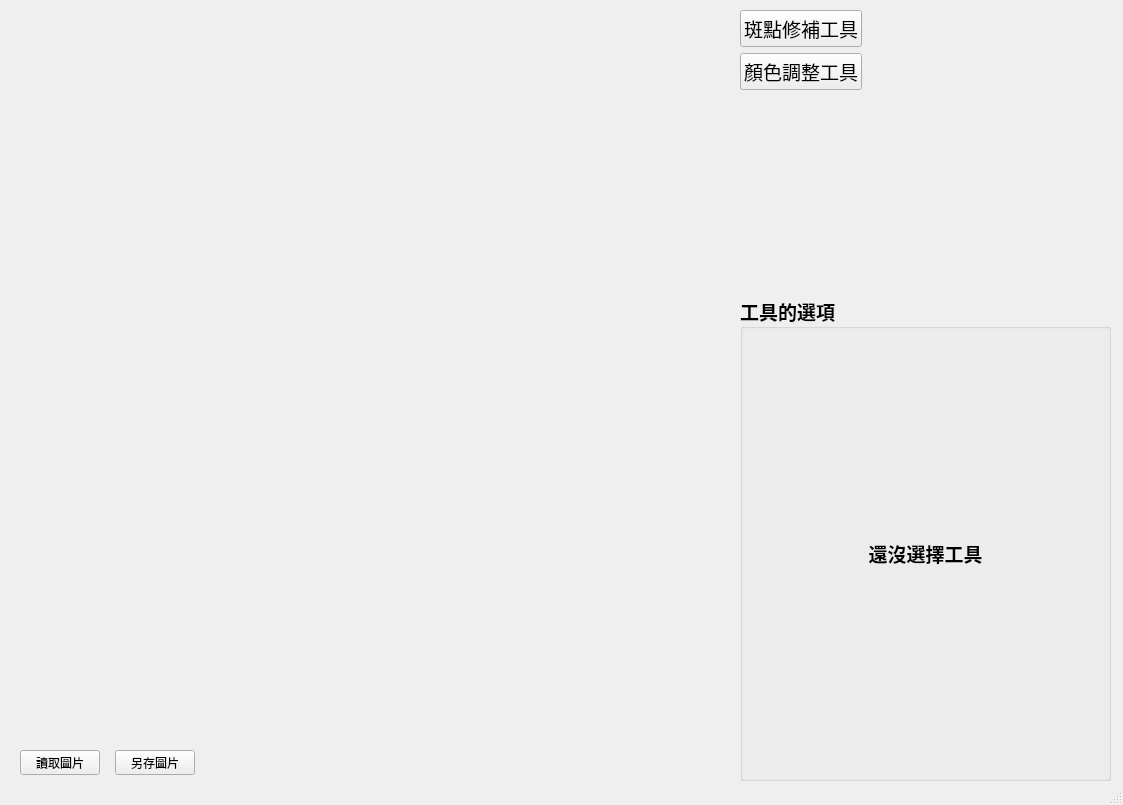
<?xml version="1.0" encoding="UTF-8"?>
<ui version="4.0">
 <class>MainWindow</class>
 <widget class="QMainWindow" name="MainWindow">
  <property name="geometry">
   <rect>
    <x>0</x>
    <y>0</y>
    <width>1123</width>
    <height>805</height>
   </rect>
  </property>
  <property name="minimumSize">
   <size>
    <width>1123</width>
    <height>805</height>
   </size>
  </property>
  <property name="windowTitle">
   <string>Simple Photoshop Acne Removal</string>
  </property>
  <widget class="QWidget" name="centralwidget">
   <property name="sizePolicy">
    <sizepolicy hsizetype="Preferred" vsizetype="Preferred">
     <horstretch>0</horstretch>
     <verstretch>0</verstretch>
    </sizepolicy>
   </property>
   <widget class="QWidget" name="horizontalLayoutWidget">
    <property name="geometry">
     <rect>
      <x>20</x>
      <y>750</y>
      <width>701</width>
      <height>25</height>
     </rect>
    </property>
    <layout class="QHBoxLayout" name="horizontalLayout">
     <property name="spacing">
      <number>15</number>
     </property>
     <item>
      <widget class="QPushButton" name="read_image_btn">
       <property name="sizePolicy">
        <sizepolicy hsizetype="Fixed" vsizetype="Fixed">
         <horstretch>0</horstretch>
         <verstretch>0</verstretch>
        </sizepolicy>
       </property>
       <property name="text">
        <string>讀取圖片</string>
       </property>
      </widget>
     </item>
     <item>
      <widget class="QPushButton" name="save_image_btn">
       <property name="sizePolicy">
        <sizepolicy hsizetype="Fixed" vsizetype="Fixed">
         <horstretch>0</horstretch>
         <verstretch>0</verstretch>
        </sizepolicy>
       </property>
       <property name="text">
        <string>另存圖片</string>
       </property>
      </widget>
     </item>
     <item>
      <spacer name="horizontalSpacer">
       <property name="orientation">
        <enum>Qt::Horizontal</enum>
       </property>
       <property name="sizeHint" stdset="0">
        <size>
         <width>20</width>
         <height>20</height>
        </size>
       </property>
      </spacer>
     </item>
    </layout>
   </widget>
   <widget class="QWidget" name="verticalLayoutWidget_3">
    <property name="geometry">
     <rect>
      <x>740</x>
      <y>10</y>
      <width>371</width>
      <height>771</height>
     </rect>
    </property>
    <layout class="QVBoxLayout" name="verticalLayout_3">
     <item>
      <layout class="QVBoxLayout" name="btn_vl">
       <property name="spacing">
        <number>6</number>
       </property>
       <property name="sizeConstraint">
        <enum>QLayout::SetDefaultConstraint</enum>
       </property>
       <item>
        <widget class="QPushButton" name="spot_repairing_btn">
         <property name="sizePolicy">
          <sizepolicy hsizetype="Fixed" vsizetype="Maximum">
           <horstretch>0</horstretch>
           <verstretch>0</verstretch>
          </sizepolicy>
         </property>
         <property name="font">
          <font>
           <family>Agency FB</family>
           <pointsize>14</pointsize>
          </font>
         </property>
         <property name="text">
          <string>斑點修補工具</string>
         </property>
        </widget>
       </item>
       <item>
        <widget class="QPushButton" name="color_adjust_btn">
         <property name="sizePolicy">
          <sizepolicy hsizetype="Fixed" vsizetype="Maximum">
           <horstretch>0</horstretch>
           <verstretch>0</verstretch>
          </sizepolicy>
         </property>
         <property name="font">
          <font>
           <family>Agency FB</family>
           <pointsize>14</pointsize>
          </font>
         </property>
         <property name="text">
          <string>顏色調整工具</string>
         </property>
        </widget>
       </item>
      </layout>
     </item>
     <item>
      <spacer name="verticalSpacer_2">
       <property name="orientation">
        <enum>Qt::Vertical</enum>
       </property>
       <property name="sizeType">
        <enum>QSizePolicy::Preferred</enum>
       </property>
       <property name="sizeHint" stdset="0">
        <size>
         <width>20</width>
         <height>200</height>
        </size>
       </property>
      </spacer>
     </item>
     <item>
      <widget class="QGroupBox" name="selected_tool_gb">
       <property name="sizePolicy">
        <sizepolicy hsizetype="Preferred" vsizetype="Preferred">
         <horstretch>0</horstretch>
         <verstretch>0</verstretch>
        </sizepolicy>
       </property>
       <property name="font">
        <font>
         <family>Agency FB</family>
         <pointsize>14</pointsize>
         <weight>75</weight>
         <bold>true</bold>
        </font>
       </property>
       <property name="title">
        <string>工具的選項</string>
       </property>
       <layout class="QVBoxLayout" name="verticalLayout">
        <item>
         <layout class="QVBoxLayout" name="current_tool_vl">
          <item>
           <widget class="QLabel" name="selected_tool_lb">
            <property name="sizePolicy">
             <sizepolicy hsizetype="Preferred" vsizetype="Fixed">
              <horstretch>0</horstretch>
              <verstretch>0</verstretch>
             </sizepolicy>
            </property>
            <property name="font">
             <font>
              <family>Agency FB</family>
              <pointsize>14</pointsize>
              <weight>75</weight>
              <bold>true</bold>
             </font>
            </property>
            <property name="text">
             <string>還沒選擇工具</string>
            </property>
            <property name="alignment">
             <set>Qt::AlignCenter</set>
            </property>
           </widget>
          </item>
          <item>
           <spacer name="verticalSpacer">
            <property name="orientation">
             <enum>Qt::Vertical</enum>
            </property>
            <property name="sizeType">
             <enum>QSizePolicy::Preferred</enum>
            </property>
            <property name="sizeHint" stdset="0">
             <size>
              <width>20</width>
              <height>0</height>
             </size>
            </property>
           </spacer>
          </item>
         </layout>
        </item>
       </layout>
      </widget>
     </item>
    </layout>
   </widget>
   <widget class="QWidget" name="gridLayoutWidget">
    <property name="geometry">
     <rect>
      <x>20</x>
      <y>20</y>
      <width>701</width>
      <height>701</height>
     </rect>
    </property>
    <layout class="QGridLayout" name="main_canvas_holder"/>
   </widget>
  </widget>
  <widget class="QStatusBar" name="statusbar"/>
 </widget>
 <resources/>
 <connections/>
</ui>
